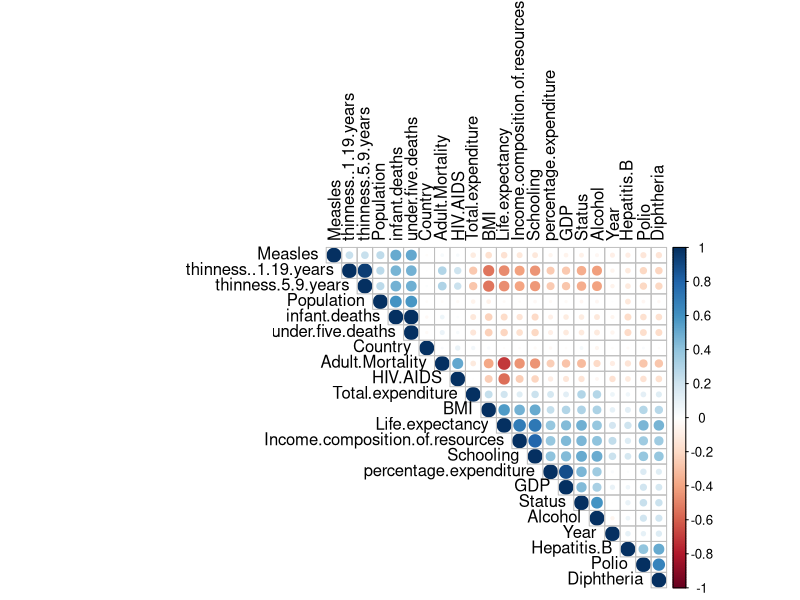
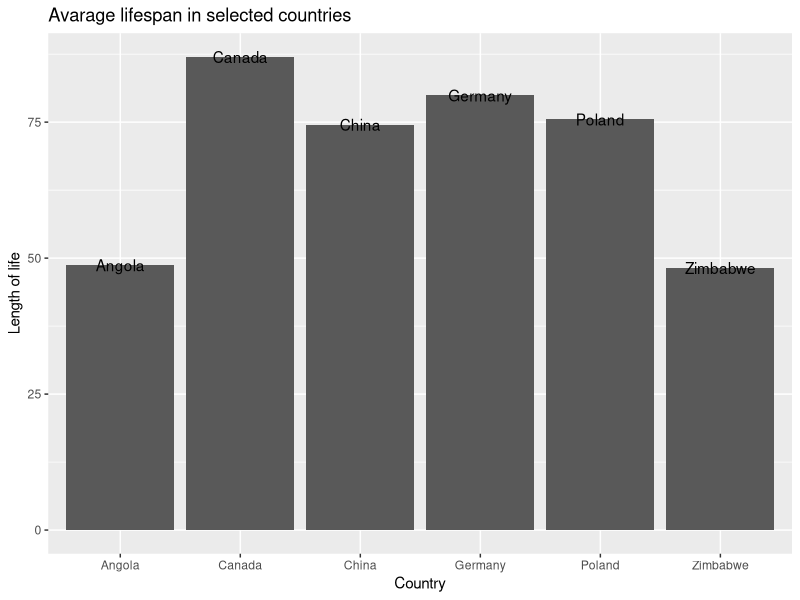

Write the R code that produced these figures, in order.
## ---- chunk 1
knitr::opts_chunk$set(echo = TRUE)
## ---- chunk 2
#install.packages("corrplot")
#install.packages("lemon")
#install.packages('e1071')
#install.packages('caTools')
#install.packages('dplyr')
#install.packages('ggplot2')
## ---- chunk 3
dataset = read.csv('Life_Expectancy_Data.csv')
dataset <- as.data.frame(dataset)
chart_dataset <- dataset

knitr::kable(head(dataset,1), format="markdown")
## ---- chunk 4
print(nrow(dataset))
print(ncol(dataset))
## ---- chunk 5
encode_ordinal <- function(x, order = unique(x)) {
  x <- as.numeric(factor(x, levels = order, exclude = NULL))
  x
}

dataset[["Country"]] <- encode_ordinal(dataset[["Country"]])
dataset[["Status"]] <- encode_ordinal(dataset[["Status"]])

for(i in 1:ncol(dataset)){
  dataset[is.na(dataset[,i]), i] <- mean(dataset[,i], na.rm = TRUE)
}
## ---- chunk 6
set.seed(123)
split = caTools::sample.split(dataset$Life.expectancy, SplitRatio = 3/4)
training_set = subset(dataset, split == TRUE)
test_set = subset(dataset, split == FALSE)
## ---- chunk 7
summary(training_set)
## ---- chunk 8
corr_matrix <- cor(training_set)
corrplot::corrplot(corr_matrix, type = "upper", order = "hclust", 
         tl.col = "black", tl.srt = 90)
## ---- chunk 9

data_filtered <- dplyr::filter(chart_dataset, Year == 2008, Country %in% c('Poland', 'Germany', 'China', 'Angola', 'Canada', 'Zimbabwe'))
# draw the histogram with the specified number of bins
ggplot2::ggplot(data = data_filtered, ggplot2::aes(x = Country, y = Life.expectancy)) +
  ggplot2::geom_bar(stat='identity') +
  ggplot2::geom_text(ggplot2::aes(label=Country))+

  ggplot2::ggtitle('Avarage lifespan in selected countries') +
  ggplot2::xlab('Country') +
  ggplot2::ylab('Length of life')

## ---- chunk 10
training_set[,-4] = scale(training_set[-4])
test_set[,-4] = scale(test_set[-4])


regressor = e1071::svm(formula = Life.expectancy ~.,
                data = training_set,
                type = 'eps-regression')

y_pred = predict(regressor, test_set[,-4])
## ---- chunk 11
print(Metrics::rmse(test_set[,4], as.numeric(y_pred)))
